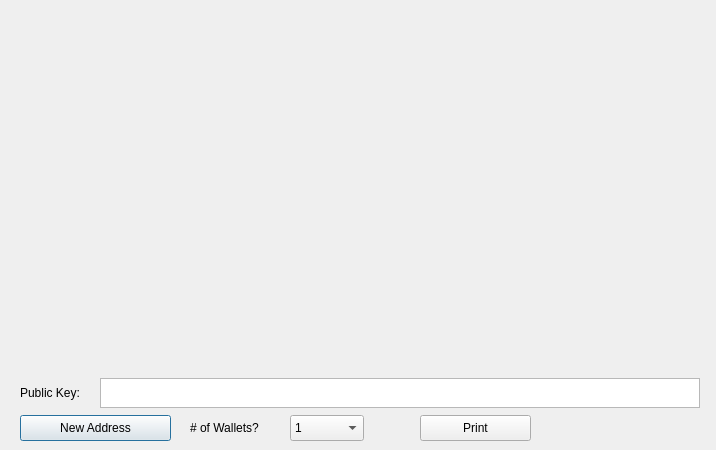
<?xml version="1.0" encoding="UTF-8"?>
<ui version="4.0">
 <class>PaperWalletDialog</class>
 <widget class="QDialog" name="PaperWalletDialog">
  <property name="geometry">
   <rect>
    <x>0</x>
    <y>0</y>
    <width>716</width>
    <height>450</height>
   </rect>
  </property>
  <property name="windowTitle">
   <string>Print Your Paper Wallets</string>
  </property>
  <widget class="QLabel" name="privateKeyQRCode">
   <property name="geometry">
    <rect>
     <x>524</x>
     <y>159</y>
     <width>149</width>
     <height>149</height>
    </rect>
   </property>
   <property name="text">
    <string/>
   </property>
   <property name="scaledContents">
    <bool>true</bool>
   </property>
  </widget>
  <widget class="QLabel" name="addressQRCode">
   <property name="geometry">
    <rect>
     <x>47</x>
     <y>86</y>
     <width>120</width>
     <height>120</height>
    </rect>
   </property>
   <property name="text">
    <string/>
   </property>
   <property name="scaledContents">
    <bool>true</bool>
   </property>
  </widget>
  <widget class="QPushButton" name="getNewAddress">
   <property name="geometry">
    <rect>
     <x>20</x>
     <y>415</y>
     <width>151</width>
     <height>26</height>
    </rect>
   </property>
   <property name="text">
    <string>New Address</string>
   </property>
   <property name="icon">
    <iconset resource="../bitcoin.qrc">
     <normaloff>:/icons/add</normaloff>:/icons/add</iconset>
   </property>
  </widget>
  <widget class="QLabel" name="paperTemplate">
   <property name="geometry">
    <rect>
     <x>20</x>
     <y>10</y>
     <width>675</width>
     <height>362</height>
    </rect>
   </property>
   <property name="text">
    <string notr="true"/>
   </property>
   <property name="pixmap">
    <pixmap resource="../bitcoin.qrc">:/icons/paper_wallet</pixmap>
   </property>
  </widget>
  <widget class="VerticalLabel" name="addressText">
   <property name="geometry">
    <rect>
     <x>212</x>
     <y>20</y>
     <width>31</width>
     <height>341</height>
    </rect>
   </property>
   <property name="font">
    <font>
     <family>Monospace</family>
     <pointsize>12</pointsize>
     <weight>75</weight>
     <italic>false</italic>
     <bold>true</bold>
    </font>
   </property>
   <property name="text">
    <string/>
   </property>
   <property name="alignment">
    <set>Qt::AlignCenter</set>
   </property>
   <property name="textInteractionFlags">
    <set>Qt::TextSelectableByKeyboard|Qt::TextSelectableByMouse</set>
   </property>
  </widget>
  <widget class="VerticalLabel" name="privateKeyText">
   <property name="geometry">
    <rect>
     <x>500</x>
     <y>10</y>
     <width>31</width>
     <height>361</height>
    </rect>
   </property>
   <property name="font">
    <font>
     <family>Monospace</family>
     <pointsize>8</pointsize>
     <weight>50</weight>
     <italic>false</italic>
     <bold>false</bold>
    </font>
   </property>
   <property name="text">
    <string/>
   </property>
   <property name="scaledContents">
    <bool>true</bool>
   </property>
   <property name="alignment">
    <set>Qt::AlignCenter</set>
   </property>
   <property name="textInteractionFlags">
    <set>Qt::TextSelectableByKeyboard|Qt::TextSelectableByMouse</set>
   </property>
  </widget>
  <widget class="QPushButton" name="printButton">
   <property name="geometry">
    <rect>
     <x>420</x>
     <y>415</y>
     <width>111</width>
     <height>26</height>
    </rect>
   </property>
   <property name="text">
    <string>Print</string>
   </property>
   <property name="icon">
    <iconset resource="../bitcoin.qrc">
     <normaloff>:/icons/receiving_addresses</normaloff>:/icons/receiving_addresses</iconset>
   </property>
  </widget>
  <widget class="QDialogButtonBox" name="buttonBox">
   <property name="geometry">
    <rect>
     <x>610</x>
     <y>415</y>
     <width>81</width>
     <height>26</height>
    </rect>
   </property>
   <property name="standardButtons">
    <set>QDialogButtonBox::NoButton</set>
   </property>
   <property name="centerButtons">
    <bool>true</bool>
   </property>
  </widget>
  <widget class="QLabel" name="label">
   <property name="geometry">
    <rect>
     <x>190</x>
     <y>415</y>
     <width>91</width>
     <height>26</height>
    </rect>
   </property>
   <property name="text">
    <string># of Wallets?</string>
   </property>
  </widget>
  <widget class="QComboBox" name="walletCount">
   <property name="geometry">
    <rect>
     <x>290</x>
     <y>415</y>
     <width>74</width>
     <height>26</height>
    </rect>
   </property>
   <property name="editable">
    <bool>false</bool>
   </property>
   <item>
    <property name="text">
     <string>1</string>
    </property>
   </item>
   <item>
    <property name="text">
     <string>2</string>
    </property>
   </item>
   <item>
    <property name="text">
     <string>3</string>
    </property>
   </item>
   <item>
    <property name="text">
     <string>4</string>
    </property>
   </item>
   <item>
    <property name="text">
     <string>5</string>
    </property>
   </item>
   <item>
    <property name="text">
     <string>6</string>
    </property>
   </item>
   <item>
    <property name="text">
     <string>7</string>
    </property>
   </item>
   <item>
    <property name="text">
     <string>8</string>
    </property>
   </item>
   <item>
    <property name="text">
     <string>9</string>
    </property>
   </item>
   <item>
    <property name="text">
     <string>10</string>
    </property>
   </item>
   <item>
    <property name="text">
     <string>11</string>
    </property>
   </item>
   <item>
    <property name="text">
     <string>12</string>
    </property>
   </item>
  </widget>
  <widget class="QTextEdit" name="publicKey">
   <property name="geometry">
    <rect>
     <x>100</x>
     <y>378</y>
     <width>600</width>
     <height>30</height>
    </rect>
   </property>
   <property name="undoRedoEnabled">
    <bool>false</bool>
   </property>
   <property name="readOnly">
    <bool>true</bool>
   </property>
   <property name="html">
    <string>&lt;!DOCTYPE HTML PUBLIC &quot;-//W3C//DTD HTML 4.0//EN&quot; &quot;http://www.w3.org/TR/REC-html40/strict.dtd&quot;&gt;
&lt;html&gt;&lt;head&gt;&lt;meta name=&quot;qrichtext&quot; content=&quot;1&quot; /&gt;&lt;style type=&quot;text/css&quot;&gt;
p, li { white-space: pre-wrap; }
&lt;/style&gt;&lt;/head&gt;&lt;body style=&quot; color:#FFFFFF; font-family:'Sans Serif'; font-size:9pt; font-weight:400; font-style:normal;&quot;&gt;
&lt;p style=&quot;-qt-paragraph-type:empty; margin-top:0px; margin-bottom:0px; margin-left:0px; margin-right:0px; -qt-block-indent:0; text-indent:0px;&quot;&gt;&lt;br /&gt;&lt;/p&gt;&lt;/body&gt;&lt;/html&gt;</string>
   </property>
   <property name="acceptRichText">
    <bool>false</bool>
   </property>
  </widget>
  <widget class="QLabel" name="label_2">
   <property name="geometry">
    <rect>
     <x>20</x>
     <y>380</y>
     <width>91</width>
     <height>26</height>
    </rect>
   </property>
   <property name="text">
    <string>Public Key:</string>
   </property>
  </widget>
  <zorder>getNewAddress</zorder>
  <zorder>paperTemplate</zorder>
  <zorder>addressQRCode</zorder>
  <zorder>privateKeyQRCode</zorder>
  <zorder>addressText</zorder>
  <zorder>privateKeyText</zorder>
  <zorder>printButton</zorder>
  <zorder>buttonBox</zorder>
  <zorder>label</zorder>
  <zorder>walletCount</zorder>
  <zorder>publicKey</zorder>
  <zorder>label_2</zorder>
 </widget>
 <customwidgets>
  <customwidget>
   <class>VerticalLabel</class>
   <extends>QLabel</extends>
   <header>verticallabel.h</header>
  </customwidget>
 </customwidgets>
 <resources>
  <include location="../bitcoin.qrc"/>
 </resources>
 <connections>
  <connection>
   <sender>buttonBox</sender>
   <signal>rejected()</signal>
   <receiver>PaperWalletDialog</receiver>
   <slot>close()</slot>
   <hints>
    <hint type="sourcelabel">
     <x>650</x>
     <y>408</y>
    </hint>
    <hint type="destinationlabel">
     <x>357</x>
     <y>214</y>
    </hint>
   </hints>
  </connection>
 </connections>
</ui>
